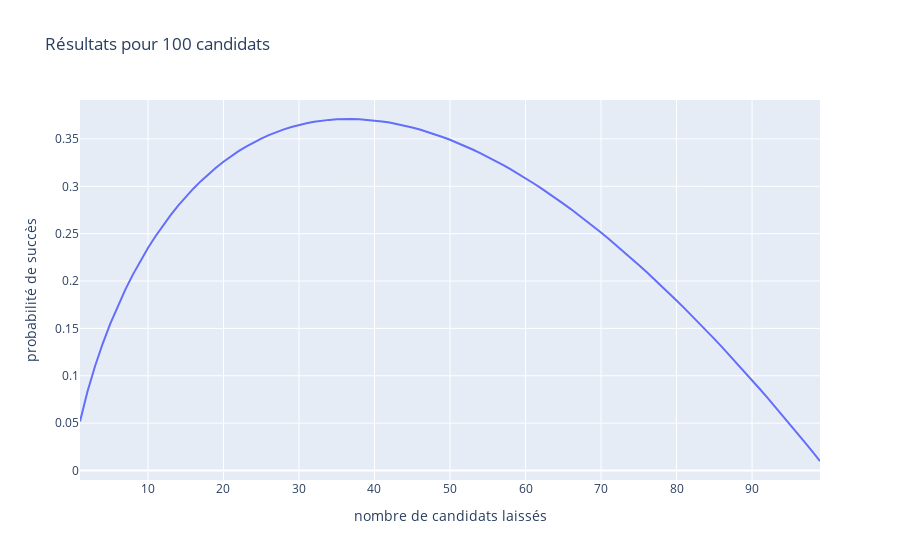

The notebook cell saved with this chart:
### Code cell
fig = px.line(df1, x="nombre de candidats laissés", y="probabilité de succès", 
title='Résultats pour 100 candidats')
fig.show()

### Figure 1 — Plotly figure (JSON) as saved in the notebook; plotly's stock layout.template omitted (floating-point values rounded to 4 significant figures)
{"data": [{"hovertemplate": "nombre de candidats laissés=%{x}<br>probabilité de succès=%{y}<extra></extra>", "legendgroup": "", "line": {"color": "#636efa", "dash": "solid"}, "marker": {"symbol": "circle"}, "mode": "lines", "name": "", "orientation": "v", "showlegend": false, "type": "scatter", "x": [1, 2, 3, 4, 5, 6, 7, 8, 9, 10, 11, 12, 13, 14, 15, 16, 17, 18, 19, 20, 21, 22, 23, 24, 25, 26, 27, 28, 29, 30, 31, 32, 33, 34, 35, 36, 37, 38, 39, 40, 41, 42, 43, 44, 45, 46, 47, 48, 49, 50, 51, 52, 53, 54, 55, 56, 57, 58, 59, 60, 61, 62, 63, 64, 65, 66, 67, 68, 69, 70, 71, 72, 73, 74, 75, 76, 77, 78, 79, 80, 81, 82, 83, 84, 85, 86, 87, 88, 89, 90, 91, 92, 93, 94, 95, 96, 97, 98, 99], "xaxis": "x", "y": [0.05177, 0.08355, 0.1103, 0.1338, 0.1547, 0.1736, 0.1909, 0.2068, 0.2214, 0.2348, 0.2473, 0.2589, 0.2696, 0.2796, 0.2889, 0.2975, 0.3054, 0.3128, 0.3196, 0.3259, 0.3317, 0.337, 0.3419, 0.3463, 0.3504, 0.354, 0.3572, 0.3601, 0.3626, 0.3647, 0.3665, 0.368, 0.3692, 0.3701, 0.3707, 0.371, 0.371, 0.3708, 0.3703, 0.3695, 0.3685, 0.3673, 0.3658, 0.364, 0.3621, 0.3599, 0.3575, 0.3549, 0.3521, 0.3491, 0.3459, 0.3425, 0.3388, 0.3351, 0.3311, 0.3269, 0.3226, 0.3181, 0.3134, 0.3085, 0.3035, 0.2983, 0.2929, 0.2874, 0.2818, 0.2759, 0.27, 0.2639, 0.2576, 0.2512, 0.2446, 0.2379, 0.2311, 0.2241, 0.217, 0.2098, 0.2024, 0.1949, 0.1873, 0.1795, 0.1716, 0.1636, 0.1555, 0.1473, 0.1389, 0.1304, 0.1218, 0.1131, 0.1043, 0.09533, 0.08627, 0.07711, 0.06784, 0.05846, 0.04898, 0.03939, 0.0297, 0.0199, 0.01], "yaxis": "y"}], "layout": {"legend": {"tracegroupgap": 0}, "title": {"text": "Résultats pour 100 candidats"}, "xaxis": {"anchor": "y", "domain": [0, 1], "title": {"text": "nombre de candidats laissés"}}, "yaxis": {"anchor": "x", "domain": [0, 1], "title": {"text": "probabilité de succès"}}}}
